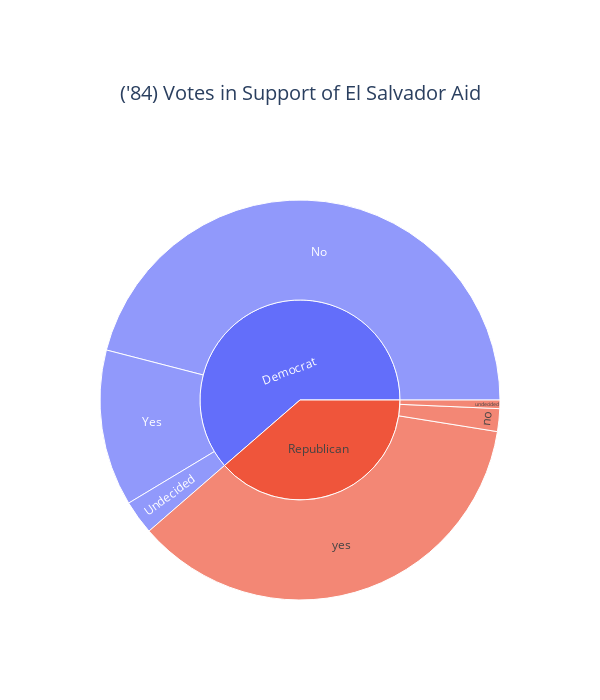

Source (notebook cell):
### Markdown cell above
In the exploratory analysis below, I explore the wine quality dataset using the plotly and plotly express libraries. All referenced code precedes the modified code.

### Code cell
fig =go.Figure(go.Sunburst(
    labels=["Democrat","Republican","Yes","No","Undecided","yes","no","undecided"],
    parents=["","",   "Democrat", "Democrat", "Democrat",  "Republican",  "Republican",  "Republican" ],
    values=[  267,    168,     55,     200,     12,      157,      8,      3],
    branchvalues="total",

))
fig.update_layout(margin = dict(t=200, l=10, r=10, b=100),
width =600,
height=700,
 title_text= "('84) Votes in Support of El Salvador Aid",
 title_font_size=20,
 title_x=0.5 )

fig.show()

### Figure 1 — Plotly figure (JSON) as saved in the notebook; plotly's stock layout.template omitted (floating-point values rounded to 4 significant figures)
{"data": [{"branchvalues": "total", "labels": ["Democrat", "Republican", "Yes", "No", "Undecided", "yes", "no", "undecided"], "parents": ["", "", "Democrat", "Democrat", "Democrat", "Republican", "Republican", "Republican"], "type": "sunburst", "values": [267, 168, 55, 200, 12, 157, 8, 3]}], "layout": {"height": 700, "margin": {"b": 100, "l": 10, "r": 10, "t": 200}, "title": {"font": {"size": 20}, "text": "('84) Votes in Support of El Salvador Aid", "x": 0.5}, "width": 600}}
